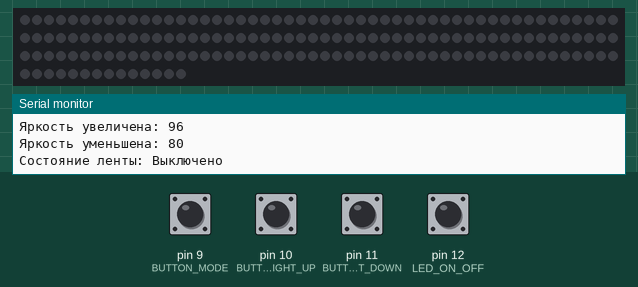
Recording of a sketch running on a simulated Arduino Nano, built with avr-gcc and run on an emulated ATmega328P. Shown: 164 RGB LEDs in strip order, left to right, continuing on the next row, the last lines printed to the serial monitor. Inputs (shaded band) come from the test bench; at power-on: pin 9 (BUTTON_MODE), pin 10 (BUTTON_BRIGHT_UP), pin 11 (BUTTON_BRIGHT_DOWN), pin 12 (LED_ON_OFF) HIGH. Dim RGB values are drawn brighter than linear.

Above: at 2.4 s.
2.5 s: pin 12 (LED_ON_OFF) pulled LOW for 1 s
At 6.0 s:
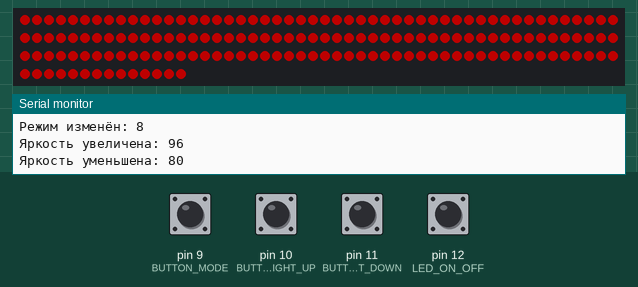
7.2 s: pin 9 (BUTTON_MODE) pulled LOW for 1 s
At 9.2 s:
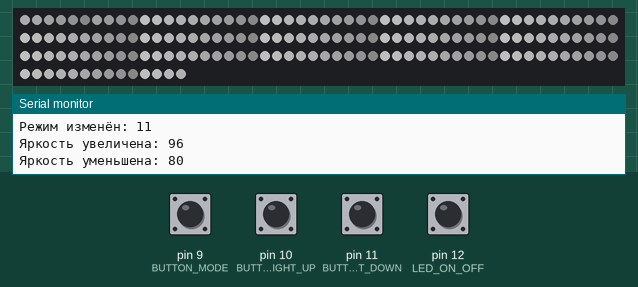
10.9 s: pin 9 (BUTTON_MODE) pulled LOW for 1 s
At 12.1 s:
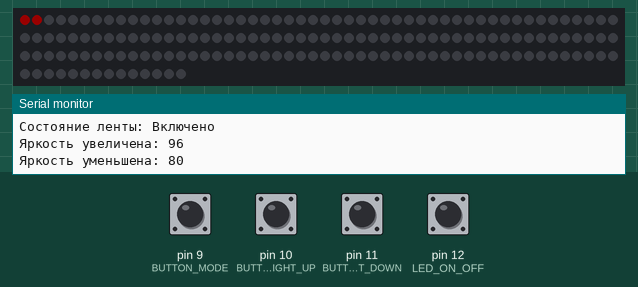
15.6 s: pin 9 (BUTTON_MODE) pulled LOW for 1 s
20.0 s: pin 10 (BUTTON_BRIGHT_UP) pulled LOW for 1 s
At 21.3 s:
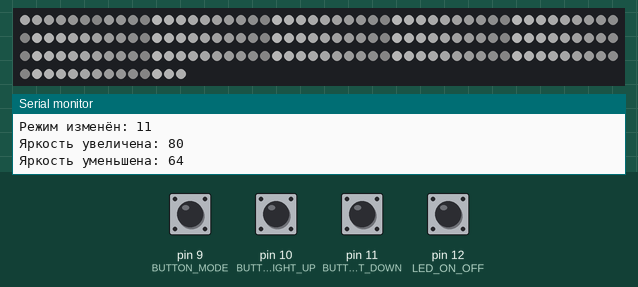
23.1 s: pin 11 (BUTTON_BRIGHT_DOWN) pulled LOW for 1 s
At 24.2 s:
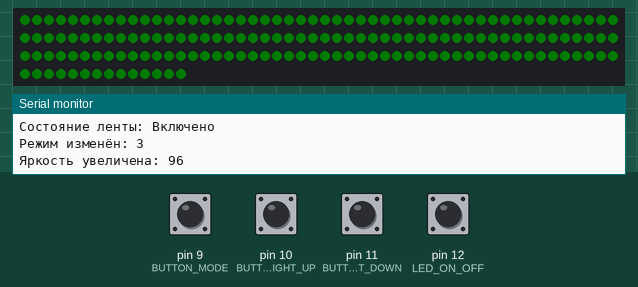
Timing chart, 0 to 26.1 s (numbered marks = the images above; inputs shaded):
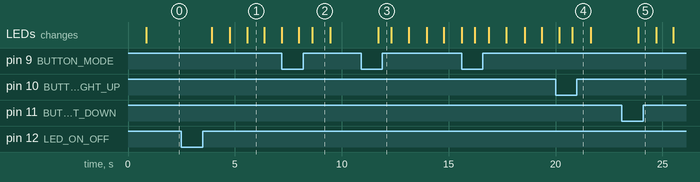

Measured:
- after the input at 2.5 s, the LEDs: first change after 1.4 s (image 1 shows a later state)
- after the input at 7.2 s, the LEDs: first differ from a run without the input after 1.4 s (image 2)
- after the input at 10.9 s, the LEDs: change after 0.80 s (image 3)
- what the display in image 1 shows lasts 0.8 s, from 5.6 s to 6.4 s
- what the display in image 2 shows lasts 0.9 s, from 8.6 s to 9.5 s

The sketch:

v_1_0_3.ino
```cpp
/*
Arduino IDE
MCU: Arduino Nano Atmega 328
LED Strip: WS2812B, 164 LEDs (0 to 163)

Функции и особенности:
1. Управление светодиодной лентой с помощью кнопок:
   - BUTTON_MODE (пин 9): переключение режимов работы
   - BUTTON_BRIGHT_UP (пин 10): увеличение яркости
   - BUTTON_BRIGHT_DOWN (пин 11): уменьшение яркости
   - LED_ON_OFF (пин 12): включение и выключение ленты
2. 9 режимов работы, включая бегущие огоньки с затуханием (режимы 5 и 9).
3. Используется библиотека FastLED для управления лентой.

Состояние пинов кнопок:
- LOW: Кнопка не нажата
- HIGH: Кнопка нажата
*/

#include <FastLED.h>

#define NUM_LEDS 164
#define DATA_PIN 13
#define BUTTON_MODE 9
#define BUTTON_BRIGHT_UP 10
#define BUTTON_BRIGHT_DOWN 11
#define LED_ON_OFF 12

CRGB leds[NUM_LEDS];
int brightness = 80; // Начальная яркость (0-255)
bool ledOn = true;    // Состояние включения светодиодов
int mode = 0;         // Текущий режим

void setup() {
  FastLED.addLeds<WS2812B, DATA_PIN, GRB>(leds, NUM_LEDS);
  FastLED.setBrightness(brightness);

  pinMode(BUTTON_MODE, INPUT_PULLUP);
  pinMode(BUTTON_BRIGHT_UP, INPUT_PULLUP);
  pinMode(BUTTON_BRIGHT_DOWN, INPUT_PULLUP);
  pinMode(LED_ON_OFF, INPUT_PULLUP);

  Serial.begin(9600); // Инициализация Serial Monitor
  Serial.println("Система запущена. Режим: 0 (Выключено)");
}

void loop() {
  handleButtons(); // Обработка кнопок

  if (ledOn) {
    switch (mode) {
      case 1: blur(); break;
      case 2: fadeColor(CRGB::Green); break;
      case 3: fadeColor(CRGB::Red); break;
      case 4: fadeColor(CRGB::Blue); break;
      case 5: runningSnake(); break;
      case 6: trailingRunner(); break; // Изменён режим 5
      case 7: constantColor(CRGB::Red); break;
      case 8: constantColor(CRGB::Blue); break;
      case 9: constantColor(CRGB::Green); break;
      case 10: runningLights(); break;
      case 11: blur(); break;
      default: FastLED.clear(); FastLED.show(); break;
    }
  } else {
    FastLED.clear(); // Выключить все светодиоды
    FastLED.show();
  }
}

void handleButtons() {
  if (digitalRead(BUTTON_MODE) == HIGH) {
    mode = (mode + 1); // Переключение между 10 режимами (0 - выключено)
    if (mode >= 12 ) {
      mode = 0;
    }
    Serial.print("Режим изменён: ");
    Serial.println(mode);
    delay(200); // Защита от дребезга
  }

  if (digitalRead(BUTTON_BRIGHT_UP) == HIGH) {
    brightness = min(brightness + 16, 255);
    FastLED.setBrightness(brightness);
    Serial.print("Яркость увеличена: ");
    Serial.println(brightness);
    delay(200);
  }

  if (digitalRead(BUTTON_BRIGHT_DOWN) == HIGH) {
    brightness = max(brightness - 16, 0);
    FastLED.setBrightness(brightness);
    Serial.print("Яркость уменьшена: ");
    Serial.println(brightness);
    delay(200);
  }

  if (digitalRead(LED_ON_OFF) == HIGH) {
    ledOn = !ledOn;
    Serial.print("Состояние ленты: ");
    Serial.println(ledOn ? "Включено" : "Выключено");
    delay(200);
  }
}

// Режимы работы
// режим 1 - поочередная смена всех режимов с задержкой
void auto_mode(){
 //

}

void fadeColor(CRGB color) {
  static int fadeAmount = 5;
  static int currentBrightness = 0;
  static bool increasing = true;

  if (increasing) {
    currentBrightness += fadeAmount;
    if (currentBrightness >= 255) {
      increasing = false;
      currentBrightness = 255;
    }
  } else {
    currentBrightness -= fadeAmount;
    if (currentBrightness <= 0) {
      increasing = true;
      currentBrightness = 0;
    }
  }

  for (int i = 0; i < NUM_LEDS; i++) {
    leds[i] = color;
    leds[i].nscale8(currentBrightness); // Применение яркости
  }
  FastLED.show();
  delay(30);
}

void runningSnake() {
  static int position = 0;
  FastLED.clear();

  for (int i = 0; i < 15; i++) {
    int ledIndex = (position + i) % NUM_LEDS;
    leds[ledIndex] = CHSV((ledIndex * 10) % 255, 255, 255); // Плавно меняющиеся цвета
  }

  position++;
  FastLED.show();
  delay(50);
}

// Новый режим 5: бегущий огонек с затухающим следом
void trailingRunner() {
  static int position = 0;
  FastLED.clear();

  // Основной огонёк
  leds[position] = CRGB::White;

  // Затухающий след
  for (int i = 1; i <= 10; i++) {
    int fadeIndex = (position - i + NUM_LEDS) % NUM_LEDS; // Учёт переполнения индекса
    uint8_t fadeBrightness = 255 - (i * 25); // Затухание яркости
    leds[fadeIndex] = CRGB::White;
    leds[fadeIndex].nscale8(fadeBrightness); // Применение яркости для затухания
  }

  position = (position + 1) % NUM_LEDS; // Сдвиг позиции
  FastLED.show();
  delay(50);
}

void constantColor(CRGB color) {
  for (int i = 0; i < NUM_LEDS; i++) {
    leds[i] = color;
  }
  FastLED.show();
}


void runningLights() {
  static int position = 0;                 // Текущая позиция огонька
  static int currentColorIndex = 0;        // Индекс текущего цвета
  static CRGB colors[] = {CRGB::White, CRGB::Red, CRGB::Blue, CRGB::Yellow, CRGB::Green, CRGB::Purple};

  FastLED.clear();

  // Устанавливаем огоньки с затуханием
  for (int i = 0; i < NUM_LEDS; i += 10) {
    int ledIndex = (position + i) % NUM_LEDS;
    for (int fadeStep = 0; fadeStep < 10; fadeStep++) {
      int fadeIndex = (ledIndex + fadeStep) % NUM_LEDS;
      uint8_t brightness = 255 - (fadeStep * 25); // Плавное затухание
      leds[fadeIndex] = colors[currentColorIndex];
      leds[fadeIndex].nscale8(brightness);
    }
  }

  FastLED.show();
  delay(50);

  // Перемещаем позицию огонька
  position = (position + 1) % NUM_LEDS;

  // Меняем цвет после завершения полного прохода
  if (position == 0) {
    currentColorIndex = (currentColorIndex + 1) % 6;
  }

}

// новый режим Blur
void blur() {
  static uint8_t pos = 0;
  static bool toggle = false;
  // Add a bright pixel that moves
  leds[pos] = CHSV(pos * 2, 255, 255);
  // Blur the entire strip
  blur1d(leds, NUM_LEDS, 172);
  fadeToBlackBy(leds, NUM_LEDS, 16);
  FastLED.show();
  // Move the position of the dot
  if (toggle) {
    pos = (pos + 1) % NUM_LEDS;
  }
  toggle = !toggle;
  delay(20);

}
```
